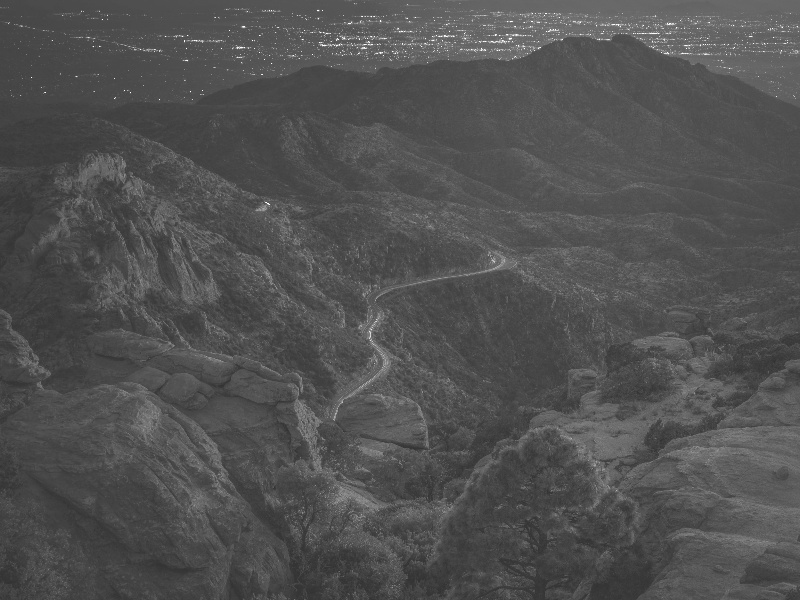
#> input picture img_data/Y4.jpg, 800 x 600 px
$ python channel_histograms.py img_data/Y4.jpg
#> lines starting #> are read from the running program, lines starting #| are printed output that depends on the picture
#> further down, img is the input picture: shape (600, 800, 3); min 48, max 255, mean 81.2
### ena/image_pro.py
import cv2 as cv
import numpy as np

def channels_bgr(img):

    b, g, r = cv.split(img)
    zeros = np.zeros(img.shape[:2], dtype="uint8")

    blue_img = cv.merge([b, zeros, zeros])
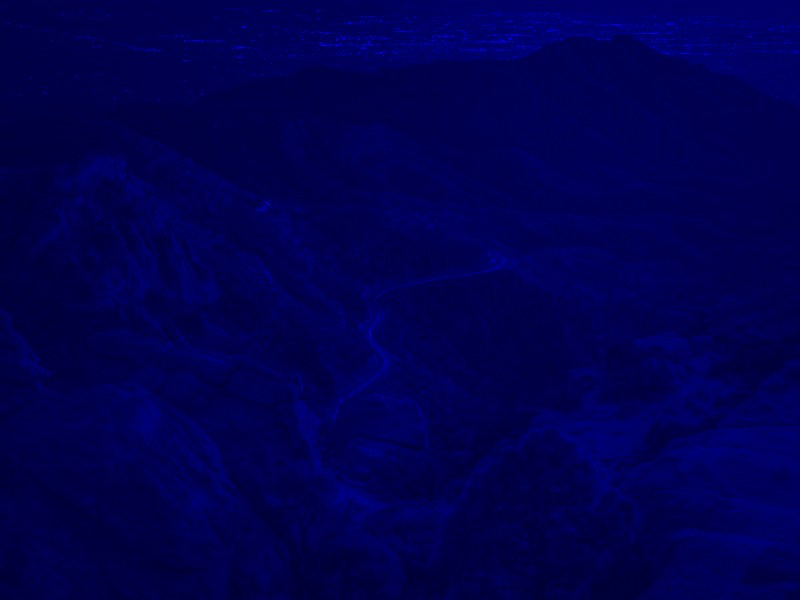
#> blue_img: shape (600, 800, 3); mean of channels 0, 1, 2 81.2, 0, 0; drawn as B, G, R
    green_img = cv.merge([zeros, g, zeros])
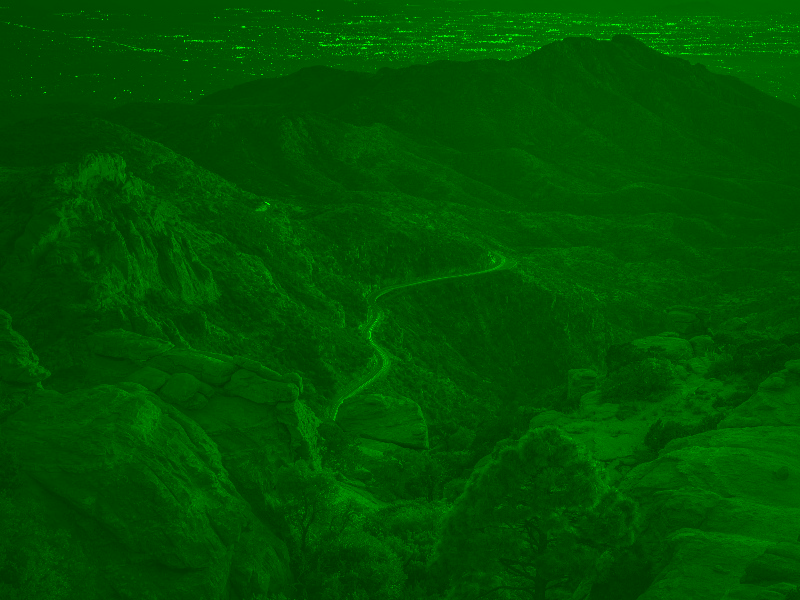
#> green_img: shape (600, 800, 3); mean of channels 0, 1, 2 0, 81.2, 0; drawn as B, G, R
    red_img = cv.merge([zeros, zeros, r])
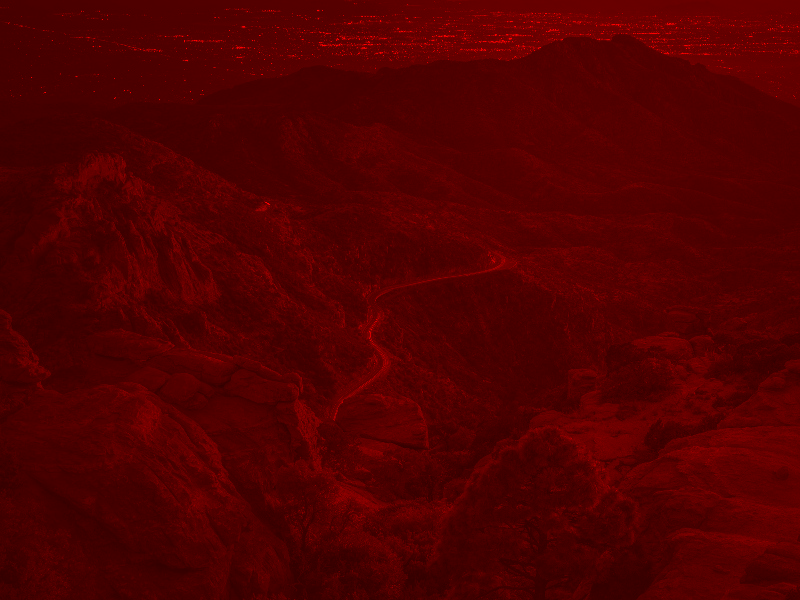
#> red_img: shape (600, 800, 3); mean of channels 0, 1, 2 0, 0, 81.2; drawn as B, G, R

    return blue_img, green_img, red_img

# [11 lines left out: function channels_hsv, not called in this run]

def open_image(path):
    img = cv.imread(path)
    return img

def resize_image(img, width, height):
    return cv.resize(img, (width, height), interpolation=cv.INTER_AREA)

# [13 lines left out: functions save, combine_channels, not called in this run]

def flip_flop_flipflop(img):
    imgc = img.copy()
    return cv.flip(img, -1), cv.flip(imgc, 1), cv.flip(img, -1)

# [55 lines left out: functions rotate_image, get_combine_channels_rg_rb_gb, histogram_equalization, histogram_matching, bgr_to_gray, not called in this run]


### ena/args_ter.py
import argparse

def parse_args_path():
    parser = argparse.ArgumentParser(description="Image Navigator")
    parser.add_argument("path", type=str, help="Path de la imagen")
    args = parser.parse_args()
    return args.path

### channel_histograms.py
import cv2 as cv
import matplotlib.pyplot as plt
import ena

# Load the image

path = ena.parse_args_path()

img = cv.imread(path)
if img is None:
    print("Error: Could not load the image.")
    exit()

# Split the color channels
b, g, r = ena.channels_bgr(img)

# Prepare data for the channels
channels = [
    {"name": "Blue", "image": b, "color": "blue"},
    {"name": "Green", "image": g, "color": "green"},
    {"name": "Red", "image": r, "color": "red"},
]

# Initialize the index for the displayed channel
current_channel_idx = 0

# Function to display a channel and its histogram
def display_channel(idx):

#> called with idx = 0
    channel = channels[idx]
#> channel = 3 items
    image = channel["image"]
    color = channel["color"]
#> color = 'blue'

    # Compute histogram
    if idx == 0:
        hist = cv.calcHist([image], [0], None, [256], [0, 256])
#> hist = 256 values, max 17332 at index 79, min 0 at index 0, mean 1875
    if idx == 1:
        hist = cv.calcHist([image], [1], None, [256], [0, 256])
    if idx == 2:
        hist = cv.calcHist([image], [2], None, [256], [0, 256])


    image = cv.cvtColor(image, cv.COLOR_BGR2RGB)
    # Clear the current figure
    plt.clf()

    # Display the image
    plt.subplot(1, 2, 1)
    plt.imshow(image, cmap="gray")
    plt.axis("off")
    plt.title(f"{channel['name']} Channel Image")

    # Display the histogram
    plt.subplot(1, 2, 2)
    plt.plot(hist, color=color)
    plt.title(f"{channel['name']} Channel Histogram")
    plt.xlabel("Intensity")
    plt.ylabel("# of Pixels")
    plt.xlim([0, 256])

    # Redraw the figure
    plt.tight_layout()
    plt.draw()

# Function to handle key events
def on_key(event):
    global current_channel_idx

    if event.key == "right":  # Move to the next channel
        current_channel_idx = (current_channel_idx + 1) % len(channels)
        display_channel(current_channel_idx)
    elif event.key == "left":  # Move to the previous channel
        current_channel_idx = (current_channel_idx - 1) % len(channels)
        display_channel(current_channel_idx)

# Initialize the plot
plt.figure(figsize=(10, 5))
display_channel(current_channel_idx)

# Connect the key press event to the handler
plt.gcf().canvas.mpl_connect("key_press_event", on_key)

# Show the plot
plt.show()
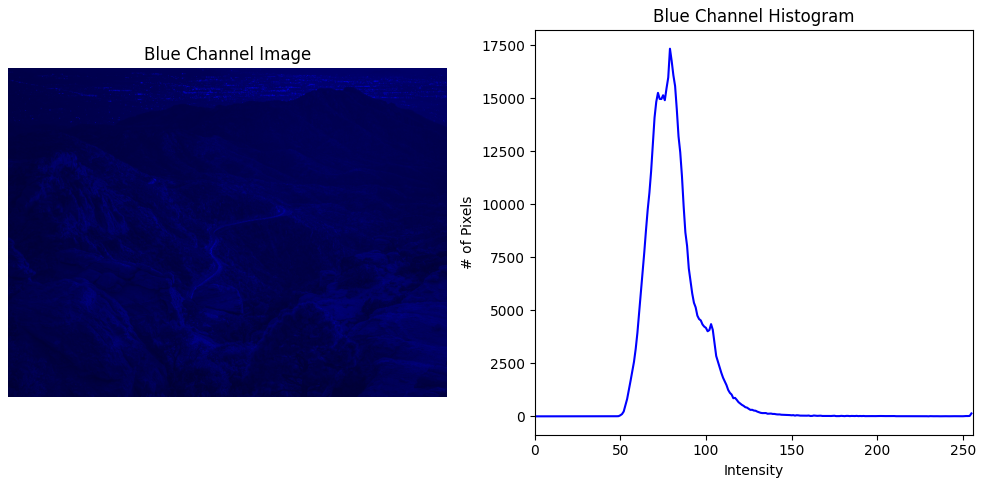
#> figure drawn by matplotlib, 2 panels; panel 2: curve peaks at x = 79, y = 17332
